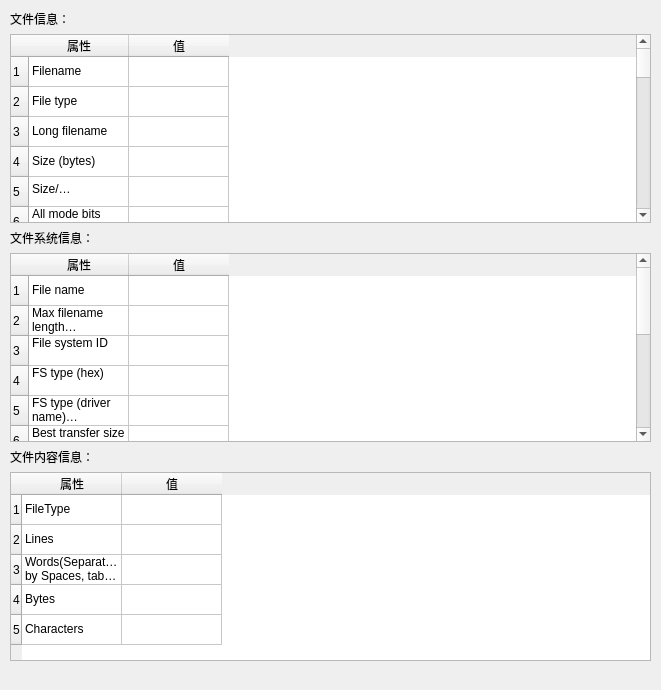
<?xml version="1.0" encoding="UTF-8"?>
<ui version="4.0">
 <class>Dialog</class>
 <widget class="QDialog" name="Dialog">
  <property name="geometry">
   <rect>
    <x>0</x>
    <y>0</y>
    <width>661</width>
    <height>690</height>
   </rect>
  </property>
  <property name="windowTitle">
   <string>Dialog</string>
  </property>
  <widget class="QWidget" name="verticalLayoutWidget">
   <property name="geometry">
    <rect>
     <x>10</x>
     <y>10</y>
     <width>641</width>
     <height>651</height>
    </rect>
   </property>
   <layout class="QVBoxLayout" name="verticalLayout">
    <item>
     <widget class="QLabel" name="label">
      <property name="text">
       <string>文件信息：</string>
      </property>
     </widget>
    </item>
    <item>
     <widget class="QTableWidget" name="table_file">
      <row>
       <property name="text">
        <string>1</string>
       </property>
      </row>
      <row>
       <property name="text">
        <string>2</string>
       </property>
      </row>
      <row>
       <property name="text">
        <string>3</string>
       </property>
      </row>
      <row>
       <property name="text">
        <string>4</string>
       </property>
      </row>
      <row>
       <property name="text">
        <string>5</string>
       </property>
      </row>
      <row>
       <property name="text">
        <string>6</string>
       </property>
      </row>
      <row>
       <property name="text">
        <string>7</string>
       </property>
      </row>
      <row>
       <property name="text">
        <string>8</string>
       </property>
      </row>
      <row>
       <property name="text">
        <string>9</string>
       </property>
      </row>
      <row>
       <property name="text">
        <string>10</string>
       </property>
      </row>
      <row>
       <property name="text">
        <string>11</string>
       </property>
      </row>
      <row>
       <property name="text">
        <string>12</string>
       </property>
      </row>
      <row>
       <property name="text">
        <string>13</string>
       </property>
      </row>
      <row>
       <property name="text">
        <string>14</string>
       </property>
      </row>
      <row>
       <property name="text">
        <string>15</string>
       </property>
      </row>
      <row>
       <property name="text">
        <string>16</string>
       </property>
      </row>
      <row>
       <property name="text">
        <string>17</string>
       </property>
      </row>
      <row>
       <property name="text">
        <string>18</string>
       </property>
      </row>
      <row>
       <property name="text">
        <string>19</string>
       </property>
      </row>
      <row>
       <property name="text">
        <string>20</string>
       </property>
      </row>
      <row>
       <property name="text">
        <string>21</string>
       </property>
      </row>
      <row>
       <property name="text">
        <string>22</string>
       </property>
      </row>
      <row>
       <property name="text">
        <string>23</string>
       </property>
      </row>
      <row>
       <property name="text">
        <string>24</string>
       </property>
      </row>
      <row>
       <property name="text">
        <string>25</string>
       </property>
      </row>
      <row>
       <property name="text">
        <string>26</string>
       </property>
      </row>
      <row>
       <property name="text">
        <string>27</string>
       </property>
      </row>
      <row>
       <property name="text">
        <string>28</string>
       </property>
      </row>
      <column>
       <property name="text">
        <string>属性</string>
       </property>
      </column>
      <column>
       <property name="text">
        <string>值</string>
       </property>
      </column>
      <item row="0" column="0">
       <property name="text">
        <string>Filename</string>
       </property>
      </item>
      <item row="1" column="0">
       <property name="text">
        <string>File type</string>
       </property>
      </item>
      <item row="2" column="0">
       <property name="text">
        <string>Long filename</string>
       </property>
      </item>
      <item row="3" column="0">
       <property name="text">
        <string>Size (bytes)</string>
       </property>
      </item>
      <item row="4" column="0">
       <property name="text">
        <string>Size/512（Block）</string>
       </property>
      </item>
      <item row="5" column="0">
       <property name="text">
        <string>All mode bits (hex)</string>
       </property>
      </item>
      <item row="6" column="0">
       <property name="text">
        <string>Access bits (octal)</string>
       </property>
      </item>
      <item row="7" column="0">
       <property name="text">
        <string>Access bits (flags)</string>
       </property>
      </item>
      <item row="8" column="0">
       <property name="text">
        <string>User ID</string>
       </property>
      </item>
      <item row="9" column="0">
       <property name="text">
        <string>User name </string>
       </property>
      </item>
      <item row="10" column="0">
       <property name="text">
        <string>Group ID</string>
       </property>
      </item>
      <item row="11" column="0">
       <property name="text">
        <string>Group name</string>
       </property>
      </item>
      <item row="12" column="0">
       <property name="text">
        <string>Mount point</string>
       </property>
      </item>
      <item row="13" column="0">
       <property name="text">
        <string>Inode</string>
       </property>
      </item>
      <item row="14" column="0">
       <property name="text">
        <string>Hard links</string>
       </property>
      </item>
      <item row="15" column="0">
       <property name="text">
        <string>Device ID (hex)</string>
       </property>
      </item>
      <item row="16" column="0">
       <property name="text">
        <string>Device ID (dec)</string>
       </property>
      </item>
      <item row="17" column="0">
       <property name="text">
        <string>Devtype major (hex)</string>
       </property>
      </item>
      <item row="18" column="0">
       <property name="text">
        <string>Devtype minor (hex)</string>
       </property>
      </item>
      <item row="19" column="0">
       <property name="text">
        <string>Access unix time</string>
       </property>
      </item>
      <item row="20" column="0">
       <property name="text">
        <string>Mod unix time</string>
       </property>
      </item>
      <item row="21" column="0">
       <property name="text">
        <string>Creation unix time</string>
       </property>
      </item>
      <item row="22" column="0">
       <property name="text">
        <string>Access time </string>
       </property>
      </item>
      <item row="23" column="0">
       <property name="text">
        <string>Modification time
</string>
       </property>
      </item>
      <item row="24" column="0">
       <property name="text">
        <string>Creation time
</string>
       </property>
      </item>
      <item row="25" column="0">
       <property name="text">
        <string>I/O block size
</string>
       </property>
      </item>
      <item row="26" column="0">
       <property name="text">
        <string>Bytes per %b (512)
</string>
       </property>
      </item>
      <item row="27" column="0">
       <property name="text">
        <string>Security context</string>
       </property>
      </item>
     </widget>
    </item>
    <item>
     <widget class="QLabel" name="label_2">
      <property name="text">
       <string>文件系统信息：</string>
      </property>
     </widget>
    </item>
    <item>
     <widget class="QTableWidget" name="table_fs">
      <row>
       <property name="text">
        <string>1</string>
       </property>
      </row>
      <row>
       <property name="text">
        <string>2</string>
       </property>
      </row>
      <row>
       <property name="text">
        <string>3</string>
       </property>
      </row>
      <row>
       <property name="text">
        <string>4</string>
       </property>
      </row>
      <row>
       <property name="text">
        <string>5</string>
       </property>
      </row>
      <row>
       <property name="text">
        <string>6</string>
       </property>
      </row>
      <row>
       <property name="text">
        <string>7</string>
       </property>
      </row>
      <row>
       <property name="text">
        <string>8</string>
       </property>
      </row>
      <row>
       <property name="text">
        <string>9</string>
       </property>
      </row>
      <row>
       <property name="text">
        <string>10</string>
       </property>
      </row>
      <row>
       <property name="text">
        <string>11</string>
       </property>
      </row>
      <row>
       <property name="text">
        <string>12</string>
       </property>
      </row>
      <column>
       <property name="text">
        <string>属性</string>
       </property>
      </column>
      <column>
       <property name="text">
        <string>值</string>
       </property>
      </column>
      <item row="0" column="0">
       <property name="text">
        <string>File name</string>
       </property>
      </item>
      <item row="1" column="0">
       <property name="text">
        <string>Max filename length
</string>
       </property>
      </item>
      <item row="2" column="0">
       <property name="text">
        <string>File system ID
</string>
       </property>
      </item>
      <item row="3" column="0">
       <property name="text">
        <string>FS type (hex)
</string>
       </property>
      </item>
      <item row="4" column="0">
       <property name="text">
        <string>FS type (driver name)
</string>
       </property>
      </item>
      <item row="5" column="0">
       <property name="text">
        <string>Best transfer size
</string>
       </property>
      </item>
      <item row="6" column="0">
       <property name="text">
        <string>Actual block size
</string>
       </property>
      </item>
      <item row="7" column="0">
       <property name="text">
        <string>Total blocks
</string>
       </property>
      </item>
      <item row="8" column="0">
       <property name="text">
        <string>Free blocks
</string>
       </property>
      </item>
      <item row="9" column="0">
       <property name="text">
        <string>Available blocks
</string>
       </property>
      </item>
      <item row="10" column="0">
       <property name="text">
        <string>Total inodes
</string>
       </property>
      </item>
      <item row="11" column="0">
       <property name="text">
        <string>Free inodes
</string>
       </property>
      </item>
     </widget>
    </item>
    <item>
     <widget class="QLabel" name="label_3">
      <property name="text">
       <string>文件内容信息：</string>
      </property>
     </widget>
    </item>
    <item>
     <widget class="QTableWidget" name="table_file_content">
      <row>
       <property name="text">
        <string>1</string>
       </property>
      </row>
      <row>
       <property name="text">
        <string>2</string>
       </property>
      </row>
      <row>
       <property name="text">
        <string>3</string>
       </property>
      </row>
      <row>
       <property name="text">
        <string>4</string>
       </property>
      </row>
      <row>
       <property name="text">
        <string>5</string>
       </property>
      </row>
      <column>
       <property name="text">
        <string>属性</string>
       </property>
      </column>
      <column>
       <property name="text">
        <string>值</string>
       </property>
      </column>
      <item row="0" column="0">
       <property name="text">
        <string>FileType</string>
       </property>
      </item>
      <item row="1" column="0">
       <property name="text">
        <string>Lines</string>
       </property>
      </item>
      <item row="2" column="0">
       <property name="text">
        <string>Words(Separated by Spaces, tabs, or newlines)</string>
       </property>
      </item>
      <item row="3" column="0">
       <property name="text">
        <string>Bytes</string>
       </property>
      </item>
      <item row="4" column="0">
       <property name="text">
        <string>Characters</string>
       </property>
      </item>
     </widget>
    </item>
   </layout>
  </widget>
 </widget>
 <resources/>
 <connections/>
</ui>
